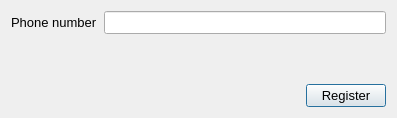
<?xml version="1.0" encoding="UTF-8"?>
<ui version="4.0">
 <class>RegistrationDialog</class>
 <widget class="QDialog" name="RegistrationDialog">
  <property name="geometry">
   <rect>
    <x>0</x>
    <y>0</y>
    <width>397</width>
    <height>118</height>
   </rect>
  </property>
  <property name="font">
   <font>
    <pointsize>10</pointsize>
   </font>
  </property>
  <property name="windowTitle">
   <string>New user</string>
  </property>
  <layout class="QGridLayout" name="gridLayout_2">
   <item row="1" column="0">
    <spacer name="verticalSpacer">
     <property name="orientation">
      <enum>Qt::Vertical</enum>
     </property>
     <property name="sizeHint" stdset="0">
      <size>
       <width>20</width>
       <height>40</height>
      </size>
     </property>
    </spacer>
   </item>
   <item row="2" column="0">
    <spacer name="horizontalSpacer">
     <property name="orientation">
      <enum>Qt::Horizontal</enum>
     </property>
     <property name="sizeHint" stdset="0">
      <size>
       <width>298</width>
       <height>20</height>
      </size>
     </property>
    </spacer>
   </item>
   <item row="2" column="1">
    <widget class="QPushButton" name="register_button">
     <property name="text">
      <string>Register</string>
     </property>
    </widget>
   </item>
   <item row="0" column="0" colspan="2">
    <layout class="QGridLayout" name="gridLayout">
     <item row="0" column="1">
      <widget class="QLineEdit" name="phone_number_line">
       <property name="alignment">
        <set>Qt::AlignCenter</set>
       </property>
      </widget>
     </item>
     <item row="0" column="0">
      <widget class="QLabel" name="label">
       <property name="text">
        <string>Phone number</string>
       </property>
      </widget>
     </item>
    </layout>
   </item>
  </layout>
 </widget>
 <tabstops>
  <tabstop>phone_number_line</tabstop>
  <tabstop>register_button</tabstop>
 </tabstops>
 <resources/>
 <connections/>
</ui>
